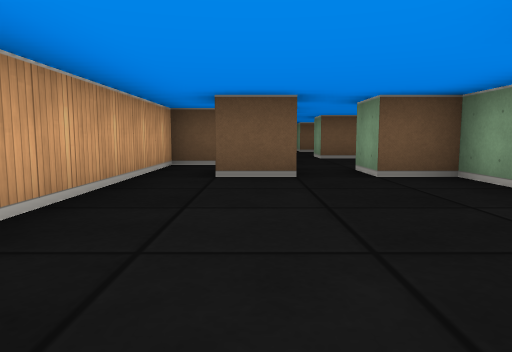
View 1 (above)

16 first-person views from a walk through a cub3D level. The camera is about half as high as the walls, tilts 6° down and sees 70° across. The floor is counted in squares. Each view is taken from the middle of a square. On the plan, view 1 faces up. The plan holds only what a view shows up to about 9 squares ahead; the rest is blank.

View 2
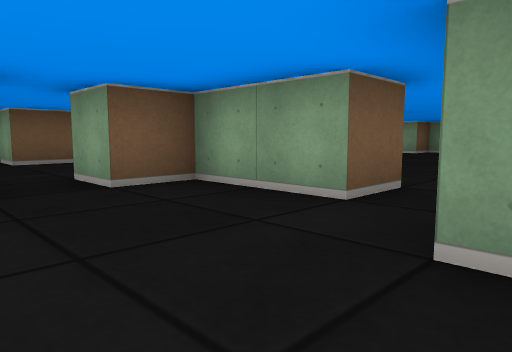

View 3
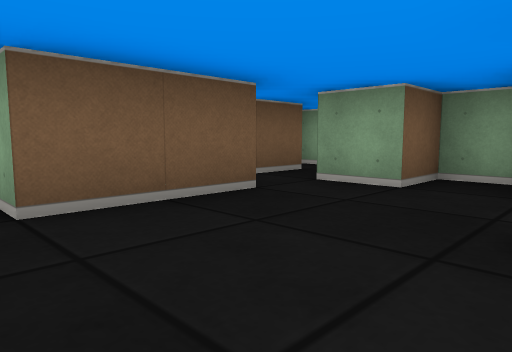

View 4
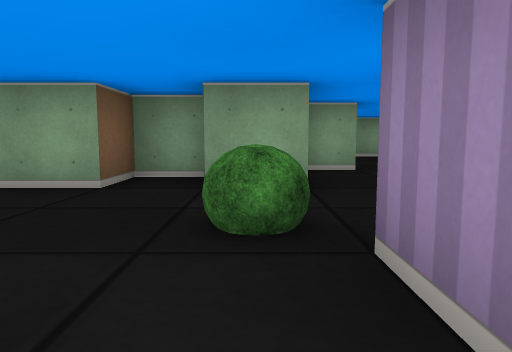

View 5
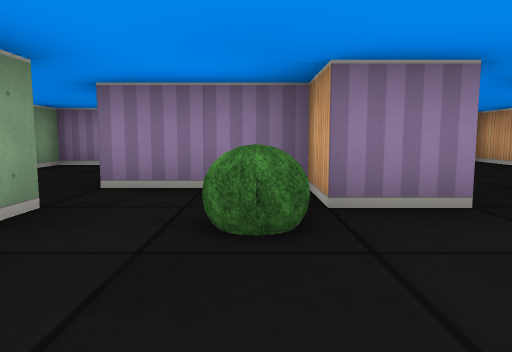

View 6
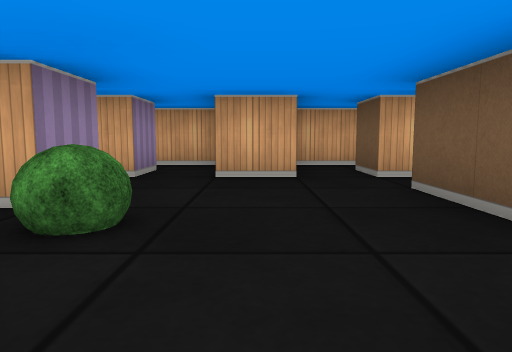

View 7
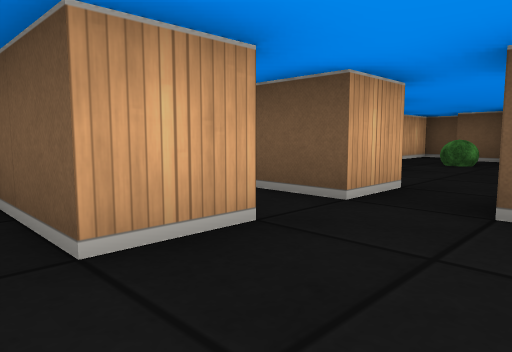

View 8
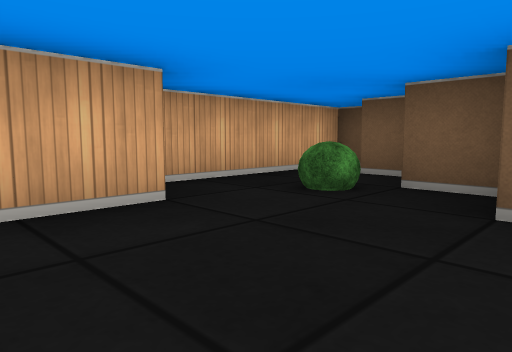

View 9
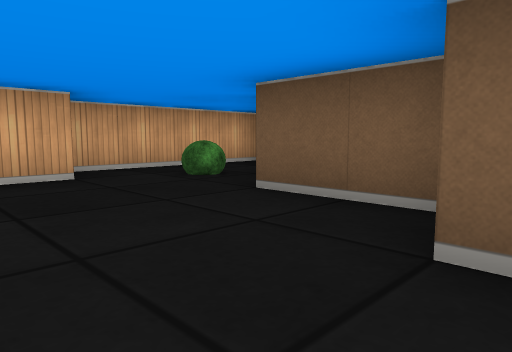

View 10
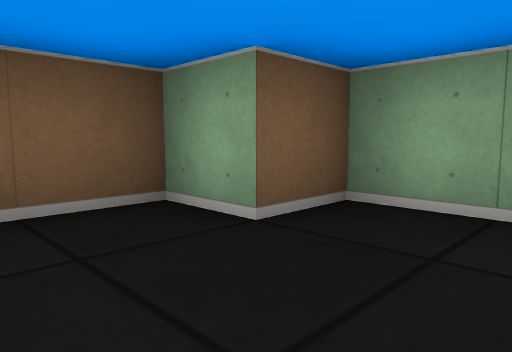

View 11
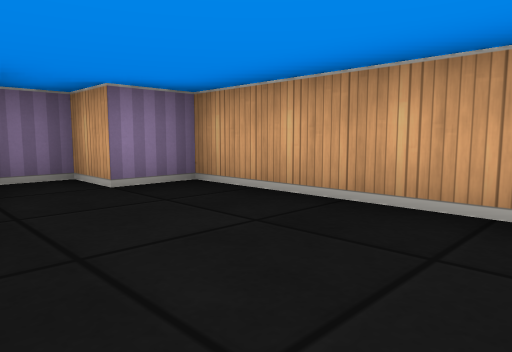

View 12
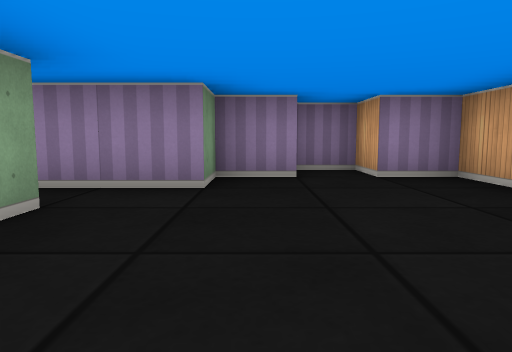

View 13
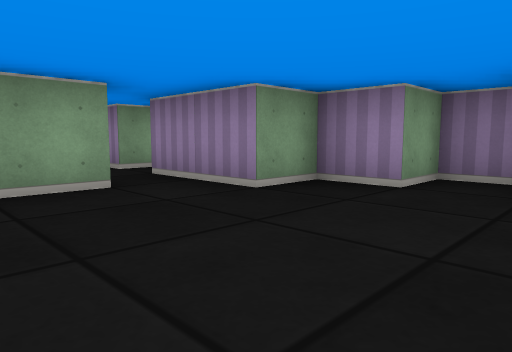

View 14
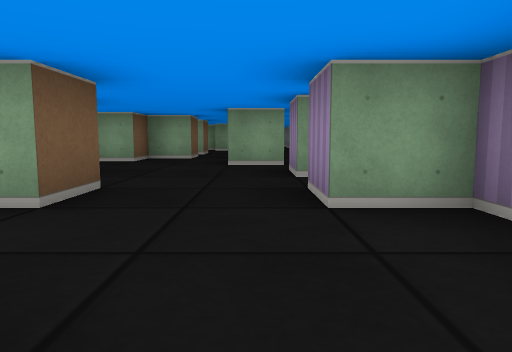

View 15
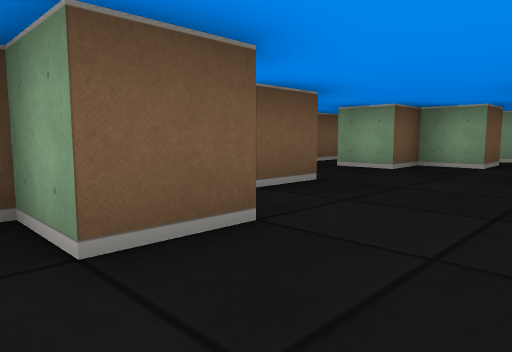

View 16
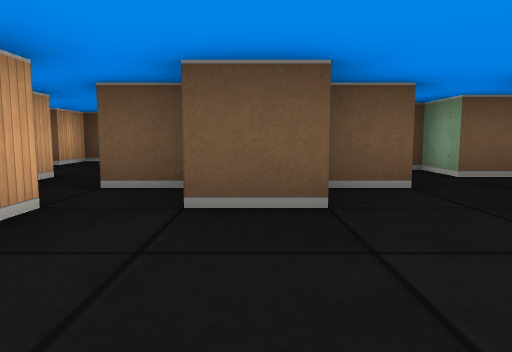

### Floor plan
Ten units are one square. View 1 is at (0, 0); x grows to the right and y downward. Boxes are objects, and circles mark ways between rooms. Rooms are numbered by the first view taken in them; rooms with no view inside come last. Other rooms are left out.
<svg viewBox="-20 -160 160 170">
<path fill="none" stroke="#000" d="M5 -45 -5 -45M15 -45 15 -55 25 -55 25 -45 15 -45M-5 -55 5 -55 5 -50M5 -75 5 -65 -15 -65 -15 -5 -5 -5 -5 5 5 5 5 -5 15 -5 15 -15 35 -15M45 -54 45 -65M36 -25 25 -25 25 -45 45 -45M35 -85 15 -85 15 -95M5 -96 5 -85 -5 -85M-15 -89 -15 -76M55 -66 55 -75 45 -75 45 -85M-5 -116 -5 -104M14 -135 5 -135M45 -104 45 -115 35 -115 35 -125 15 -125M55 -105 55 -95 45 -95M4 -145 -5 -145M65 -99 65 -104M-8 -155 -15 -155 -15 -118M45 -15 65 -15 65 -25 75 -25M75 -45 65 -45 65 -55M135 -45 125 -45 125 -55 115 -55M105 -24 105 -35M106 -65 96 -65M96 -55 85 -55M85 -25 95 -25M84 -65 75 -65M75 -55 75 -50"/>
<rect x="25" y="-65" width="10" height="10" fill="#bbb"><title>bush</title></rect>
<rect x="-5" y="-135" width="10" height="10" fill="#bbb"><title>bush</title></rect>
<circle cx="10" cy="-90" r="3" fill="#2a7"/>
<circle cx="40" cy="-80" r="3" fill="#2a7"/>
<circle cx="30" cy="-20" r="3" fill="#2a7"/>
<circle cx="40" cy="-50" r="3" fill="#2a7"/>
<circle cx="70" cy="-35" r="3" fill="#2a7"/>
<text x="10" y="-50">1</text>
<text x="20" y="-110">2</text>
<text x="50" y="-30">3</text>
<text x="130" y="-40">4</text>
</svg>
Room 1 opens to room 2. Room 1 opens to room 3. Room 3 opens to room 4.

Where each view was taken, in squares from view 1:
view 1: 0 up, 0 right, facing up
view 2: 1 up, 0 right, facing up-right
view 3: 6 up, 1 right, facing up-right
view 4: 6 up, 1 right, facing right
view 5: 8 up, 3 right, facing down
view 6: 7 up, 5 right, facing left
view 7: 6 up, 2 right, facing up-left
view 8: 10 up, 2 right, facing up-left
view 9: 10 up, 4 right, facing up-left
view 10: 10 up, 2 right, facing up-right
view 11: 4 up, 1 right, facing down-left
view 12: 5 up, 1 right, facing down
view 13: 4 up, 1 left, facing down-right
view 14: 3 up, 4 right, facing right
view 15: 3 up, 6 right, facing up-right
view 16: 3 up, 9 right, facing up
